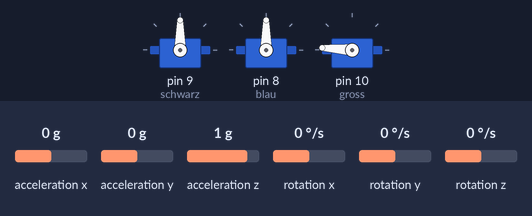
The sketch below on a simulated Arduino Uno, built with avr-gcc and run on an emulated ATmega328P. Shown: 3 × servo. Inputs (shaded band) come from the test bench; at power-on: acceleration x 0 g, acceleration y 0 g, acceleration z 1 g, rotation x 0 °/s, rotation y 0 °/s, rotation z 0 °/s. What the sketch prints to the serial monitor is not drawn.

Above: at 1.2 s.
1.3 s: acceleration x set to -1.4 g
At 2.0 s:
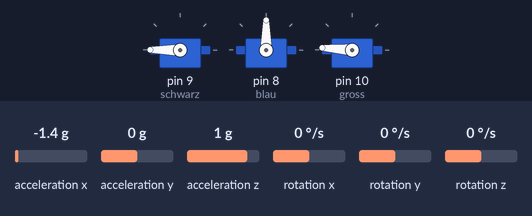
2.8 s: acceleration y set to -1.4 g
At 3.3 s:
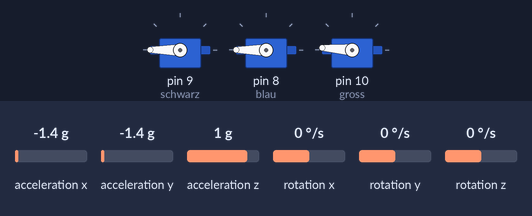
4.3 s: acceleration z set to -1.4 g
At 4.6 s:
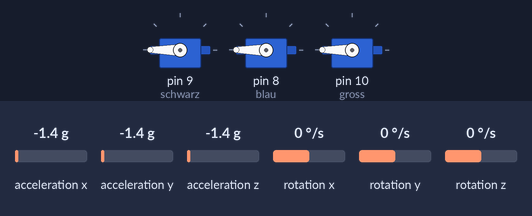
5.8 s: acceleration x set to -1.2 g
7.3 s: acceleration x set to -0.9 g
At 7.8 s:
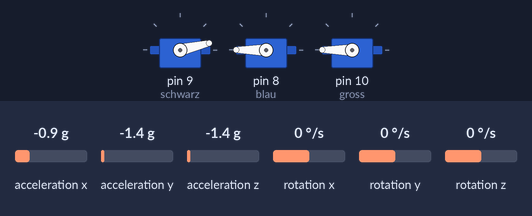
8.8 s: acceleration y set to -1.2 g
10.3 s: acceleration y set to -0.9 g
At 11.5 s:
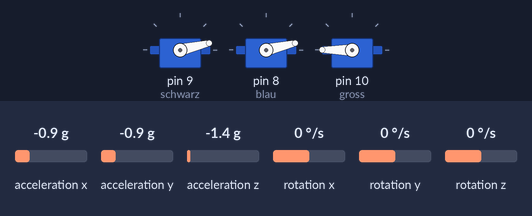
Timing chart, 0 to 12.8 s (numbered marks = the images above; inputs shaded):
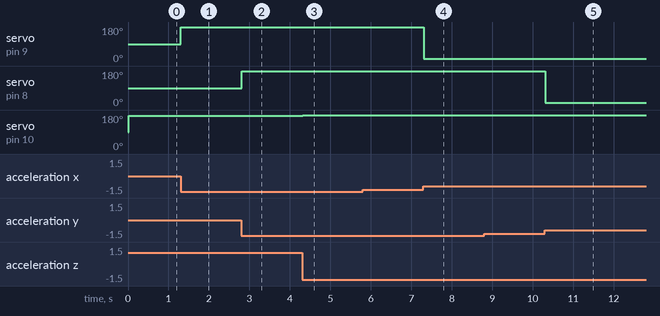

Measured:
- the behaviour switches between -1.1 and -1 g on acceleration x (found by bisection; images 3 and 4)
- the behaviour switches between -1.1 and -1 g on acceleration y (found by bisection; images 4 and 5)
- after the input at 1.3 s, servo on pin 9 (schwarz): 90° → 180° at once
- after the input at 2.8 s, servo on pin 8 (blau): 90° → 180° at once
- after the input at 4.3 s, servo on pin 10 (gross): 176° → 180° at once
- after the input at 5.8 s, every drawn part: stays the same
- after the input at 7.3 s, servo on pin 9 (schwarz): 180° → 13° at once
- after the input at 8.8 s, every drawn part: stays the same
- after the input at 10.3 s, servo on pin 8 (blau): 180° → 13° at once

The sketch:

ServoGyro.ino
```cpp
#include <Servo.h>
#include "I2Cdev.h"
#include "MPU6050.h"

Servo schwarz; //erzeuge servo-objekt
Servo blau;
Servo gross;
MPU6050 accelgyro;
int16_t ax, ay, az;
int16_t gx, gy, gz;


void setup() {
  schwarz.attach(9); //servo an pin9
  blau.attach(8); //servo an pin8
    gross.attach(10); //servo an pin8
  schwarz.write(90); //servo auf 90 grad gefahren
  blau.write(90);
  Serial.begin(115200); //serielle schnittstelle mit der baud rate 115200 initialisieren
  Serial.println("Initializing I2C devices...");
    accelgyro.initialize();
    Serial.println("Testing device connections...");
    Serial.println(accelgyro.testConnection() ? "MPU6050 connection successful" : "MPU6050 connection failed");

  Serial.println("Bereit"); //controller bereit
}

void loop() {
  delay(10);

 accelgyro.getMotion6(&ax, &ay, &az, &gx, &gy, &gz);

uint8_t schwarzpos=90+int8_t(ax/190);
uint8_t blaupos=90+int8_t(ay/190);
uint8_t grosspos=90+int8_t(az/190);
  schwarz.write(schwarzpos);
   blau.write(blaupos);
gross.write(grosspos);
}
```
